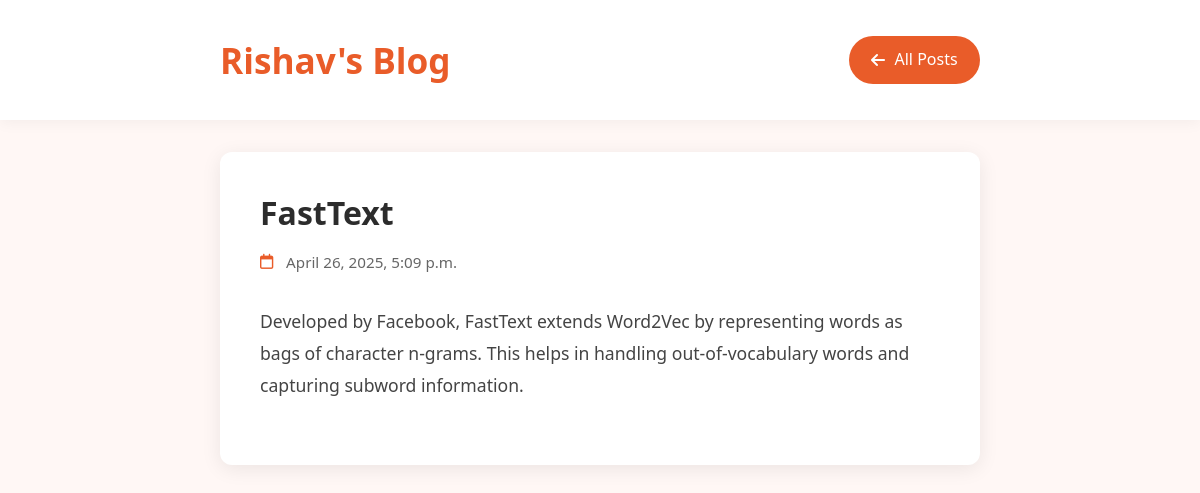
The page /post/30 on the database its author committed.
### posts/models.py (models this page shows)
class Post(models.Model):
    title = models.CharField(max_length=100)
    body = models.TextField()
    created_at = models.DateTimeField(default=datetime.now, blank=True)

### posts/views.py (the view)
# urls.py: path('post/<str:pk>', BlogPostDetailView.as_view(), name = 'post'),
class BlogPostDetailView(DetailView):
    model = Post
    template_name = 'post.html'
    context_object_name = 'posts'

### templates/post.html (shortened to what this page needs)
<!DOCTYPE html>
<html>
  <head>
  </head>
  <body>
    <div class="header">
      <div class="header-content">
        <h1 class="blog-title">Rishav's Blog</h1>
        <a href="/" class="back-btn">
          <i class="fa-solid fa-arrow-left"></i>
          All Posts
        </a>
      </div>
    </div>
    <div class="container">
      <div class="post-card">
        <h1 class="post-title">{{posts.title}}</h1>
        <div class="post-meta">
          <i class="fa-regular fa-calendar"></i>
          <span>{{posts.created_at}}</span>
        </div>
        <div class="post-content">
          <p>{{posts.body}}</p>
        </div>
      </div>
    </div>
  </body>
</html>

### templates/post.html (style rules this page uses)
* { box-sizing: border-box; margin: 0; padding: 0; }
body { font-family: "Segoe UI", system-ui, sans-serif; background: #fff7f5; line-height: 1.6; color: #333; }
.container { max-width: 800px; margin: 0 auto; padding: 0 20px; }
.header { background: white; padding: 2rem 0; box-shadow: 0 2px 15px rgba(0, 0, 0, 0.05); margin-bottom: 2rem; }
.header-content { max-width: 800px; margin: 0 auto; padding: 0 20px; display: flex; justify-content: space-between; align-items: center; }
.blog-title { color: #e95c29; font-size: 2.2rem; font-weight: 600; }
.back-btn { background: #e95c29; color: white; padding: 0.7rem 1.4rem; border-radius: 25px; text-decoration: none; display: inline-flex; align-items: center; gap: 0.6rem; transition: all 0.2s ease; }
.post-card { background: white; border-radius: 12px; padding: 2.5rem; margin: 2rem 0; box-shadow: 0 4px 20px rgba(0, 0, 0, 0.08); }
.post-title { color: #2c2c2c; font-size: 2rem; margin-bottom: 1rem; line-height: 1.3; }
.post-meta { color: #666; font-size: 0.95rem; margin-bottom: 2rem; display: flex; align-items: center; gap: 0.8rem; }
.post-meta i { color: #e95c29; }
.post-content { color: #444; font-size: 1.1rem; line-height: 1.8; }
.post-content p { margin-bottom: 1.5rem; }

### rows shown on the page
Post: title "FastText", created_at "April 26, 2025, 5:09 p.m.", body "Developed by Facebook, FastText extends Word2Vec by representing words as bags of character n-grams. This helps in handling out-of-vocabulary words and capturing subword information."
